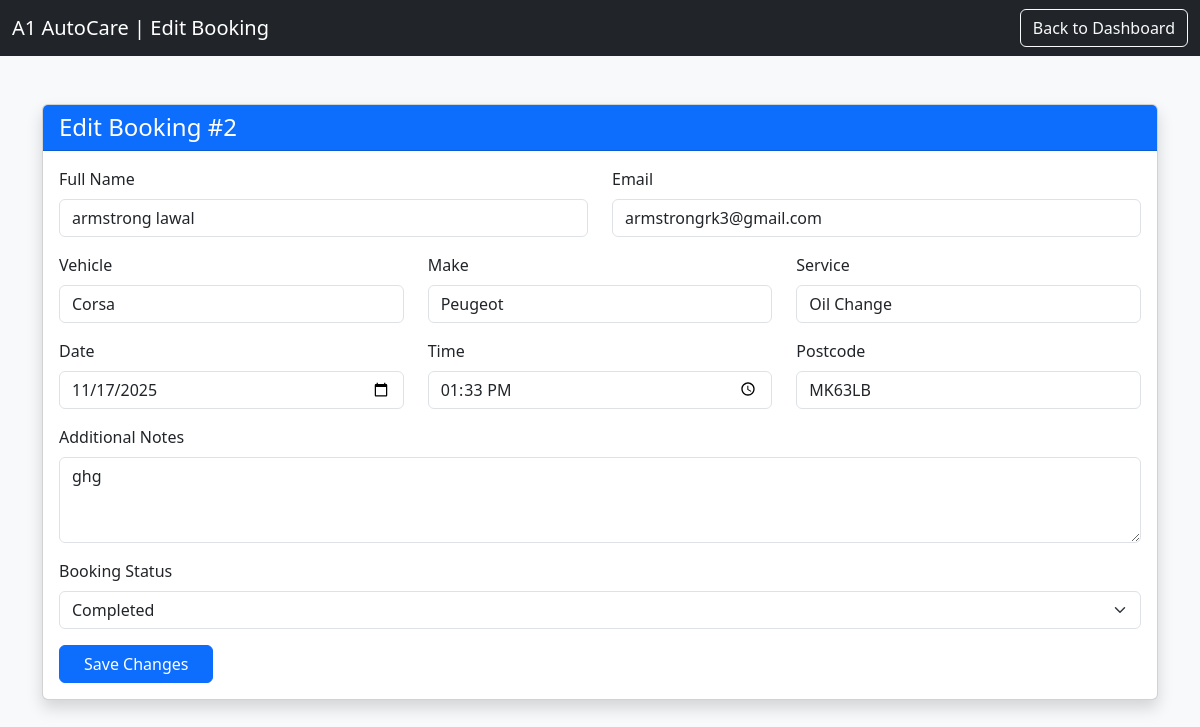
Before: /admin/edit/2 with the older database file.
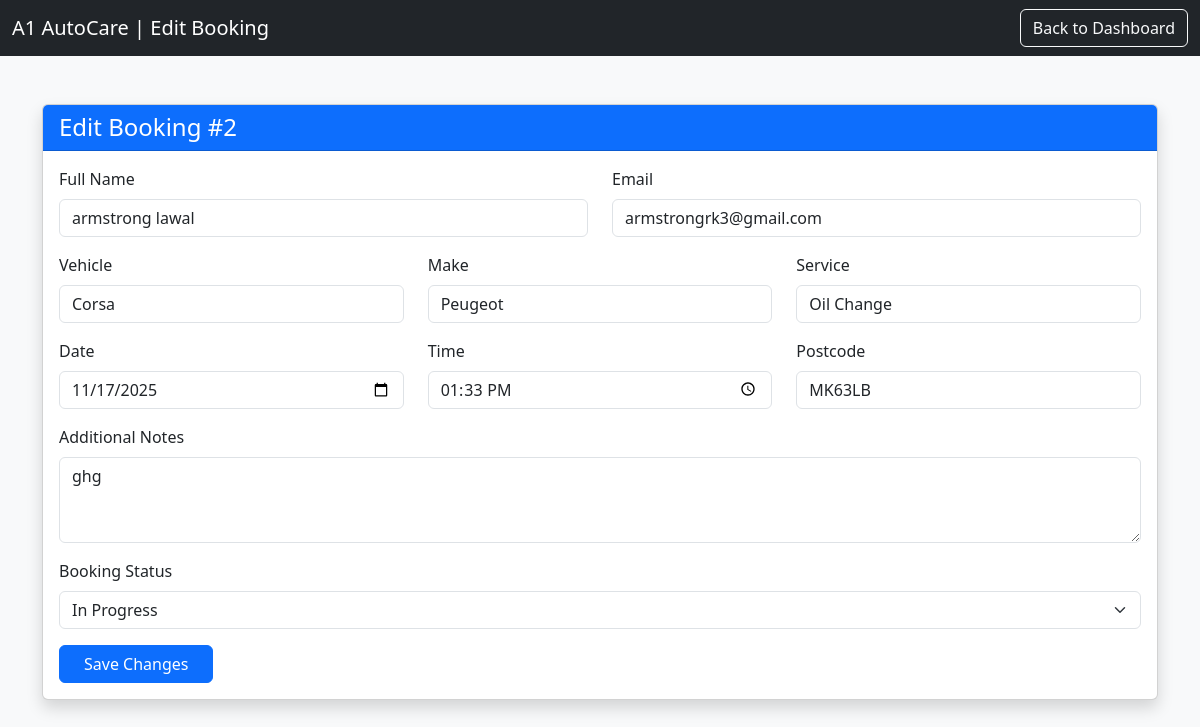
After: the same page with the newer database file.
### tables this page shows
CREATE TABLE bookings (
        id INTEGER PRIMARY KEY AUTOINCREMENT,
        name TEXT NOT NULL,
        email TEXT NOT NULL,
        vehicle TEXT NOT NULL,
        make TEXT NOT NULL,
        service TEXT NOT NULL,
        notes TEXT,
        date TEXT NOT NULL,
        booking_time TEXT NOT NULL,
        postcode TEXT,
        branch TEXT,
        status TEXT DEFAULT 'PENDING'
    );

### app.py (the view, shortened to what this page needs)
@app.route("/admin/edit/<int:id>", methods=["GET", "POST"])
def edit_booking(id):
    conn = sqlite3.connect("database.db")
    conn.row_factory = sqlite3.Row
    c = conn.cursor()
    c.execute("SELECT * FROM bookings WHERE id=?", (id,))
    booking = c.fetchone()
    conn.close()
    return render_template("edit.html", booking=booking)

### templates/edit.html (shortened to what this page needs)
<!DOCTYPE html>
<html lang="en">
<head>
    <link href="https://cdn.jsdelivr.net/npm/bootstrap@5.3.3/dist/css/bootstrap.min.css" rel="stylesheet">
</head>
<body class="bg-light">
<nav class="navbar navbar-dark bg-dark">
    <div class="container-fluid">
        <span class="navbar-brand">A1 AutoCare | Edit Booking</span>
        <a href="{{ url_for('dashboard') }}" class="btn btn-outline-light">Back to Dashboard</a>
    </div>
</nav>
<div class="container mt-5">
    <div class="card shadow">
        <div class="card-header bg-primary text-white">
            <h4 class="mb-0">Edit Booking #{{ booking.id }}</h4>
        </div>
        <div class="card-body">
            <form method="POST">
                <div class="row">
                    <div class="col-md-6 mb-3">
                        <label class="form-label">Full Name</label>
                        <input type="text" name="name" class="form-control" value="{{ booking.name }}" required>
                    </div>
                    <div class="col-md-6 mb-3">
                        <label class="form-label">Email</label>
                        <input type="email" name="email" class="form-control" value="{{ booking.email }}" required>
                    </div>
                </div>
                <div class="row">
                    <div class="col-md-4 mb-3">
                        <label class="form-label">Vehicle</label>
                        <input type="text" name="vehicle" class="form-control" value="{{ booking.vehicle }}" required>
                    </div>
                    <div class="col-md-4 mb-3">
                        <label class="form-label">Make</label>
                        <input type="text" name="make" class="form-control" value="{{ booking.make }}" required>
                    </div>
                    <div class="col-md-4 mb-3">
                        <label class="form-label">Service</label>
                        <input type="text" name="service" class="form-control" value="{{ booking.service }}" required>
                    </div>
                </div>
                <div class="row">
                    <div class="col-md-4 mb-3">
                        <label class="form-label">Date</label>
                        <input type="date" name="date" class="form-control" value="{{ booking.date }}" required>
                    </div>
                    <div class="col-md-4 mb-3">
                        <label class="form-label">Time</label>
                        <input type="time" name="booking_time" class="form-control" value="{{ booking.booking_time }}" required>
                    </div>
                    <div class="col-md-4 mb-3">
                        <label class="form-label">Postcode</label>
                        <input type="text" name="postcode" class="form-control" value="{{ booking.postcode }}" required>
                    </div>
                </div>
                <div class="mb-3">
                    <label class="form-label">Additional Notes</label>
                    <textarea name="notes" class="form-control" rows="3">{{ booking.notes }}</textarea>
                </div>
                <div class="mb-3">
                    <label class="form-label">Booking Status</label>
                    <select name="status" class="form-select" required>
                        <option value="IN PROGRESS" {% if booking.status == 'IN PROGRESS' %}selected{% endif %}>In Progress</option>
                        <option value="COMPLETED"   {% if booking.status == 'COMPLETED' %}selected{% endif %}>Completed</option>
                    </select>
                </div>
                <button class="btn btn-primary px-4">Save Changes</button>
            </form>
        </div>
    </div>
</div>
</body>
</html>

Changed rows visible on the page:
changed bookings "armstrong lawal": status "Completed" → "In Progress"
